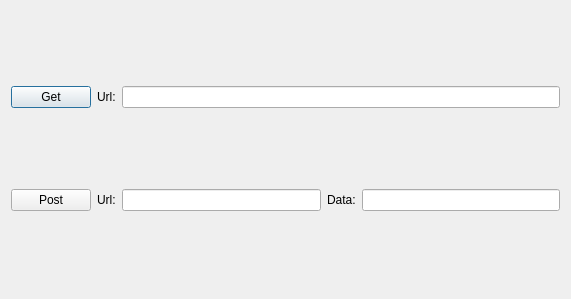
<?xml version="1.0" encoding="UTF-8"?>
<ui version="4.0">
 <class>Dialog_http</class>
 <widget class="QDialog" name="Dialog_http">
  <property name="geometry">
   <rect>
    <x>0</x>
    <y>0</y>
    <width>571</width>
    <height>299</height>
   </rect>
  </property>
  <property name="windowTitle">
   <string>Dialog</string>
  </property>
  <layout class="QVBoxLayout" name="verticalLayout">
   <item>
    <layout class="QHBoxLayout" name="horizontalLayout">
     <item>
      <widget class="QPushButton" name="get_btn">
       <property name="text">
        <string>Get</string>
       </property>
      </widget>
     </item>
     <item>
      <widget class="QLabel" name="label_3">
       <property name="text">
        <string>Url:</string>
       </property>
      </widget>
     </item>
     <item>
      <widget class="QLineEdit" name="getUrl_lineEdit"/>
     </item>
    </layout>
   </item>
   <item>
    <layout class="QHBoxLayout" name="horizontalLayout_2">
     <item>
      <widget class="QPushButton" name="post_btn">
       <property name="text">
        <string>Post</string>
       </property>
      </widget>
     </item>
     <item>
      <widget class="QLabel" name="label">
       <property name="text">
        <string>Url:</string>
       </property>
      </widget>
     </item>
     <item>
      <widget class="QLineEdit" name="postUrl_lineEdit"/>
     </item>
     <item>
      <widget class="QLabel" name="label_2">
       <property name="text">
        <string>Data:</string>
       </property>
      </widget>
     </item>
     <item>
      <widget class="QLineEdit" name="postData_lineEdit"/>
     </item>
    </layout>
   </item>
  </layout>
 </widget>
 <resources/>
 <connections/>
</ui>
